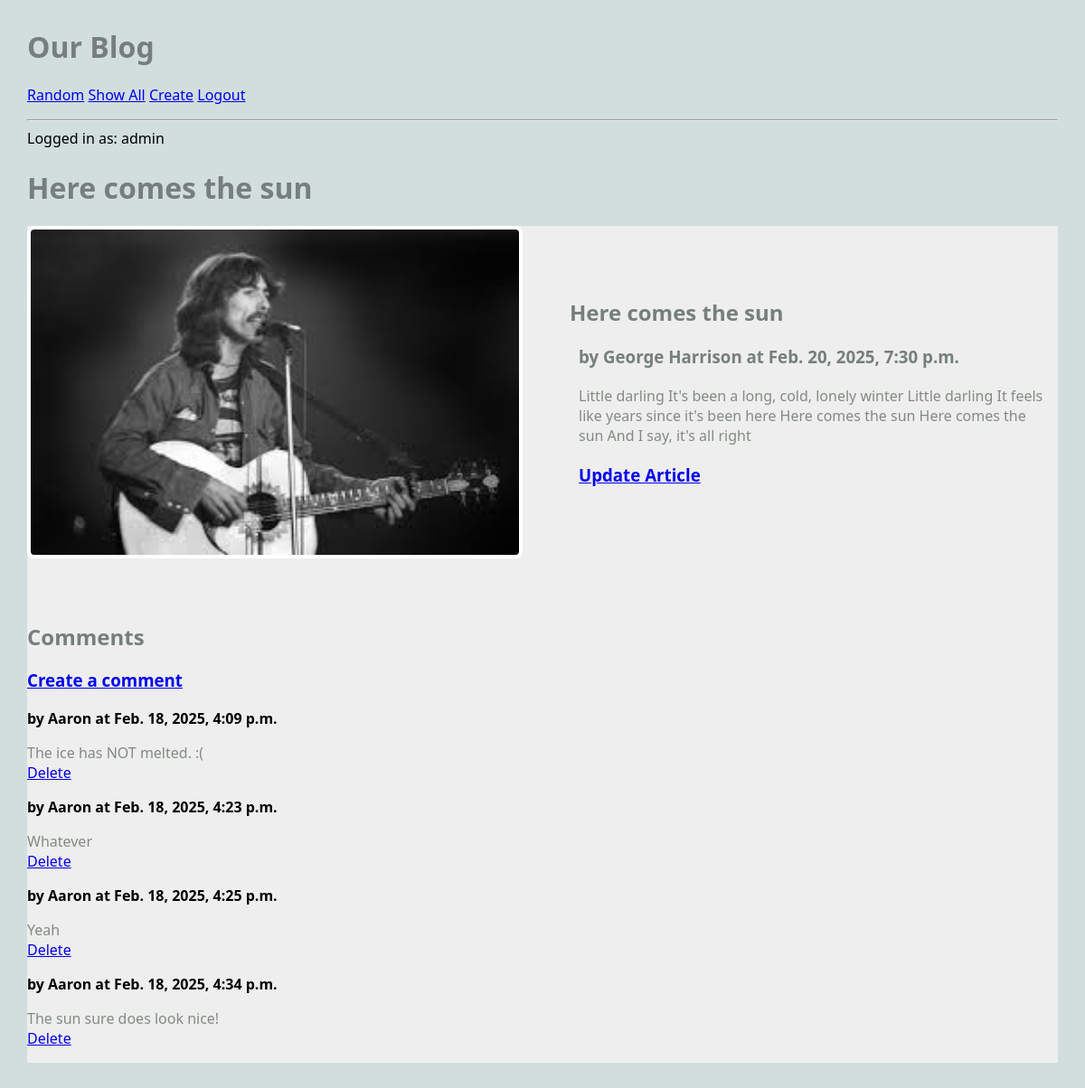
/blog/article/5 (signed in), run on the app's committed database.
### blog/models.py (models this page shows, shortened)
class Article(models.Model):
    title = models.TextField(blank=True)
    author = models.TextField(blank=True)
    text = models.TextField(blank=True)
    published = models.DateTimeField(auto_now=True)
    image_file = models.ImageField(blank=True) # an actual image
    user = models.ForeignKey(User, on_delete=models.CASCADE) ## NEW
    def get_all_comments(self):
        comments = Comment.objects.filter(article=self)
        return comments

class Comment(models.Model):
    article = models.ForeignKey(Article, on_delete=models.CASCADE)
    author = models.TextField(blank=False)
    text = models.TextField(blank=False)
    published = models.DateTimeField(auto_now=True)
    def __str__(self):
        return f'{self.text}'

### blog/views.py (the view)
# urls.py: path('article/<int:pk>', ArticleView.as_view(), name='article'),
class ArticleView(DetailView):
    model = Article
    template_name = "blog/article.html"
    context_object_name = "article" # note singular variable name

### blog/templates/blog/article.html
{% extends 'blog/base.html' %}
{% block content %}
<h1>{{article.title}}</h1>
<main class="grid-container">
    <article class="featured">
        {% if article.image_file %}
        <img src="{{article.image_file.url}}" alt="">
        {% else %}
        <h3>No image</h3>
        {% endif %}
        <div>
            <h2>{{article.title}}</h2>
            <h3>by {{article.author}} at {{article.published}}</h3>
            <p>
                {{article.text}}
            </p>
            <h3>
                <a href="{% url 'update_article' article.pk %}">Update Article</a>
            </h3>
        </div>
    </article>
    <div>
        <h2>Comments</h2>
        <h3>
            <a href="{% url 'create_comment' article.pk %}">Create a comment</a>
        </h3>
        {% for comment in article.get_all_comments %}
            <div>
                <strong>by {{comment.author}} at {{comment.published}}</strong>
                <p>
                    {{comment.text}}
                    <br>
                    <a href="{% url 'delete_comment' comment.pk %}">Delete</a>
                </p>
            </div>
        {% endfor %}
    </div>
</main>
{% endblock %}

### blog/templates/blog/base.html (shortened to what this page needs)
{% load static %}
<html>
    <head>
        <link rel="stylesheet" href="{% static 'styles-blog.css' %}">
    </head>
    <body>
        <head>
            <h1>Our Blog</h1>
            <nav>
                <ul>
                    <li><a href="{% url 'random' %}">Random</a></li>
                    <li><a href="{% url 'show_all' %}">Show All</a></li>
                    <li><a href="{% url 'create_article' %}">Create</a></li>
                    {% if request.user.is_authenticated %}
                    <li><a href="{% url 'logout' %}">Logout</a></li>
                    {% else %}
                    <li><a href="{% url 'login' %}">Login</a></li>
                    {% endif %}
                </ul>
                <hr>
                {% if request.user.is_authenticated %}
                Logged in as: {{request.user}}
                {% else %}
                Not logged in.
                {% endif %}
            </nav>
        </head>
        {% block content %}
        {% endblock %}
    </body>
</html>

### static/styles-blog.css (style rules this page uses)
body { margin: 30px; background: #d1dedd; font-family:'Segoe UI', Tahoma, Geneva, Verdana, sans-serif; }
ul, li { padding: 0px; list-style-type: none; }
h1, h2, h3 { color: #767f7e; }
p { color: #828b82; }
.grid-container { background: #eee; max-width: 900px; display: grid; grid-template-columns: repeat(3, 1fr); grid-gap: 10px; max-width: 1200px; margin: 20px auto; }
article.featured { grid-column: span 3; display: grid; gap: 60px; grid-template-columns: 1fr 1fr; align-items: center; border-bottom: 1px #bbc7c7; padding-bottom: 40px; }
article img, article.featured img { width: 100%; border: 4px solid #fff; border-radius: 8px; }
article p, article h3 { margin: 20px 10px; }
nav li { display: inline; }

### data on the page
Article: title "Here comes the sun", image_file (picture), author "George Harrison", published "Feb. 20, 2025, 7:30 p.m.", text "Little darling It's been a long, cold, lonely winter Little darling It feels like years since it's been here Here comes the sun Here comes the sun And I say, it's all right"
Comment: author "Aaron", published "Feb. 18, 2025, 4:09 p.m.", text "The ice has NOT melted. :("
Comment: author "Aaron", published "Feb. 18, 2025, 4:23 p.m.", text "Whatever"
Comment: author "Aaron", published "Feb. 18, 2025, 4:25 p.m.", text "Yeah"
Comment: author "Aaron", published "Feb. 18, 2025, 4:34 p.m.", text "The sun sure does look nice!"

### other printed values
{{ request.user }} "admin"
